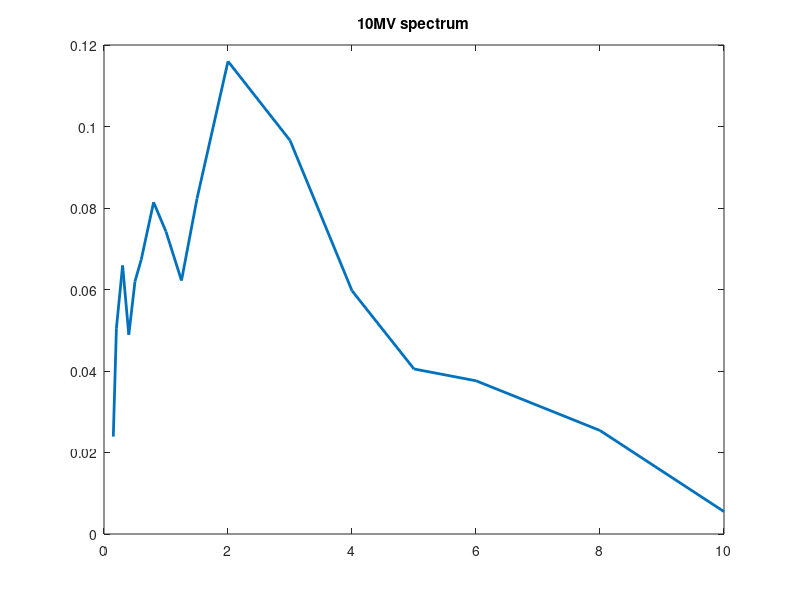

This figure's MATLAB source:
spec10MV = [
0.15 0.0239
0.20 0.0505
0.30 0.0659
0.40 0.0489
0.50 0.0620
0.60 0.0673
0.80 0.0814
1.00 0.0742
1.25 0.0622
1.50 0.0823
2.00 0.1160
3.00 0.0966
4.00 0.0597
5.00 0.0405
6.00 0.0376
8.00 0.0254
10.00 0.0055];

figure;plot(spec10MV(:,1),spec10MV(:,2),'LineWidth',2);
title('10MV spectrum')

